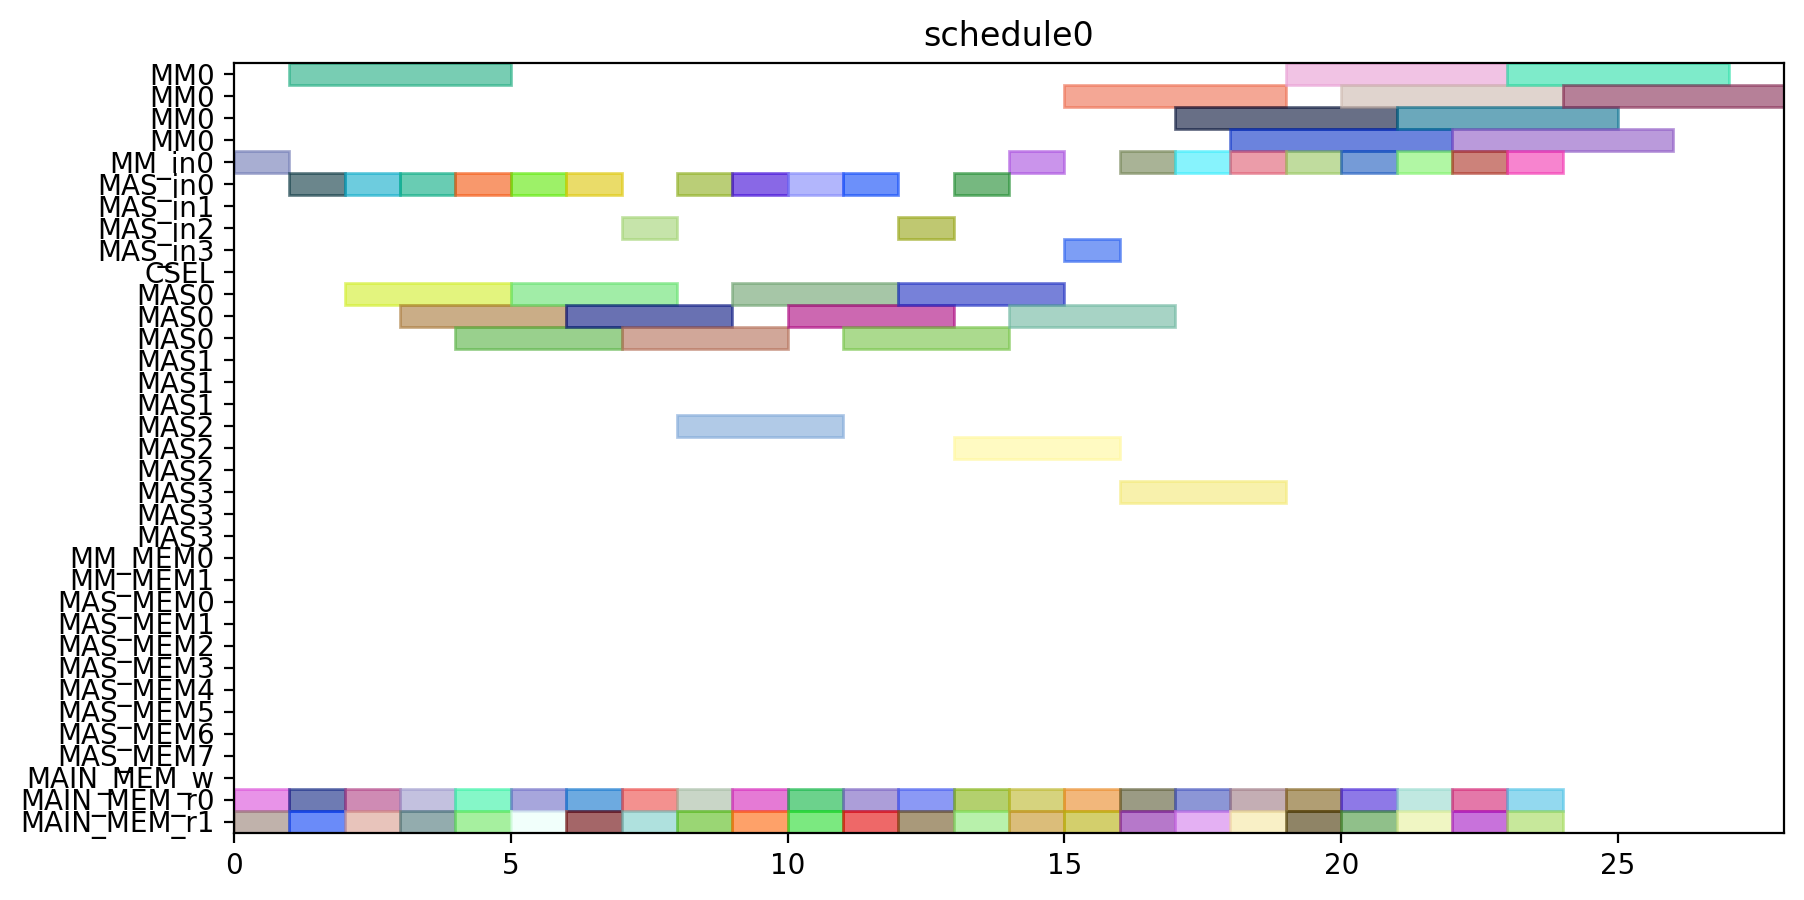

Recreate this plot in Python.
from pyschedule import Scenario, solvers, plotters, alt


def solve():
	horizon = 120
	S = Scenario("schedule0", horizon=horizon)

	# resource
	MM = S.Resources('MM', num=1, size=4)
	MM_in = S.Resources('MM_in', num=1)
	MAS_in = S.Resources('MAS_in', num=4)
	CSEL = S.Resource('CSEL')
	MAS = S.Resources('MAS', num=4, size=3, periods=range(1, horizon))
	MM_MEM = S.Resources('MM_MEM', num=2)
	MAS_MEM = S.Resources('MAS_MEM', num=8)
	MAIN_MEM_w = S.Resource('MAIN_MEM_w', size=1)
	MAIN_MEM_r = S.Resources('MAIN_MEM_r', num=2)

	# result of previous scheduling

	# new tasks
	t0_t0 = S.Task('t0_t0', length=3, delay_cost=1)
	t0_t0 += alt(MAS)
	t0_t0_in = S.Task('t0_t0_in', length=1, delay_cost=1)
	t0_t0_in += alt(MAS_in)
	S += t0_t0_in*MAS_in[0]<=t0_t0*MAS[0]

	S += t0_t0_in*MAS_in[1]<=t0_t0*MAS[1]

	S += t0_t0_in*MAS_in[2]<=t0_t0*MAS[2]

	S += t0_t0_in*MAS_in[3]<=t0_t0*MAS[3]

	t0_t0_mem0 = S.Task('t0_t0_mem0', length=1, delay_cost=1)
	t0_t0_mem0 += MAIN_MEM_r[0]
	S += t0_t0_mem0 <= t0_t0

	t0_t0_mem1 = S.Task('t0_t0_mem1', length=1, delay_cost=1)
	t0_t0_mem1 += MAIN_MEM_r[1]
	S += t0_t0_mem1 <= t0_t0

	t0_t1 = S.Task('t0_t1', length=3, delay_cost=1)
	t0_t1 += alt(MAS)
	t0_t1_in = S.Task('t0_t1_in', length=1, delay_cost=1)
	t0_t1_in += alt(MAS_in)
	S += t0_t1_in*MAS_in[0]<=t0_t1*MAS[0]

	S += t0_t1_in*MAS_in[1]<=t0_t1*MAS[1]

	S += t0_t1_in*MAS_in[2]<=t0_t1*MAS[2]

	S += t0_t1_in*MAS_in[3]<=t0_t1*MAS[3]

	t0_t1_mem0 = S.Task('t0_t1_mem0', length=1, delay_cost=1)
	t0_t1_mem0 += MAIN_MEM_r[0]
	S += t0_t1_mem0 <= t0_t1

	t0_t1_mem1 = S.Task('t0_t1_mem1', length=1, delay_cost=1)
	t0_t1_mem1 += MAIN_MEM_r[1]
	S += t0_t1_mem1 <= t0_t1

	t0_t3 = S.Task('t0_t3', length=4, delay_cost=1)
	t0_t3 += alt(MM)
	t0_t3_in = S.Task('t0_t3_in', length=1, delay_cost=1)
	t0_t3_in += alt(MM_in)
	S += t0_t3_in*MM_in[0]<=t0_t3*MM[0]
	t0_t3_mem0 = S.Task('t0_t3_mem0', length=1, delay_cost=1)
	t0_t3_mem0 += MAIN_MEM_r[0]
	S += t0_t3_mem0 <= t0_t3

	t0_t3_mem1 = S.Task('t0_t3_mem1', length=1, delay_cost=1)
	t0_t3_mem1 += MAIN_MEM_r[1]
	S += t0_t3_mem1 <= t0_t3

	t10 = S.Task('t10', length=3, delay_cost=1)
	t10 += alt(MAS)
	t10_in = S.Task('t10_in', length=1, delay_cost=1)
	t10_in += alt(MAS_in)
	S += t10_in*MAS_in[0]<=t10*MAS[0]

	S += t10_in*MAS_in[1]<=t10*MAS[1]

	S += t10_in*MAS_in[2]<=t10*MAS[2]

	S += t10_in*MAS_in[3]<=t10*MAS[3]

	t10_mem0 = S.Task('t10_mem0', length=1, delay_cost=1)
	t10_mem0 += MAIN_MEM_r[0]
	S += t10_mem0 <= t10

	t10_mem1 = S.Task('t10_mem1', length=1, delay_cost=1)
	t10_mem1 += MAIN_MEM_r[1]
	S += t10_mem1 <= t10

	t11 = S.Task('t11', length=3, delay_cost=1)
	t11 += alt(MAS)
	t11_in = S.Task('t11_in', length=1, delay_cost=1)
	t11_in += alt(MAS_in)
	S += t11_in*MAS_in[0]<=t11*MAS[0]

	S += t11_in*MAS_in[1]<=t11*MAS[1]

	S += t11_in*MAS_in[2]<=t11*MAS[2]

	S += t11_in*MAS_in[3]<=t11*MAS[3]

	t11_mem0 = S.Task('t11_mem0', length=1, delay_cost=1)
	t11_mem0 += MAIN_MEM_r[0]
	S += t11_mem0 <= t11

	t11_mem1 = S.Task('t11_mem1', length=1, delay_cost=1)
	t11_mem1 += MAIN_MEM_r[1]
	S += t11_mem1 <= t11

	t3_t0 = S.Task('t3_t0', length=4, delay_cost=1)
	t3_t0 += alt(MM)
	t3_t0_in = S.Task('t3_t0_in', length=1, delay_cost=1)
	t3_t0_in += alt(MM_in)
	S += t3_t0_in*MM_in[0]<=t3_t0*MM[0]
	t3_t0_mem0 = S.Task('t3_t0_mem0', length=1, delay_cost=1)
	t3_t0_mem0 += MAIN_MEM_r[0]
	S += t3_t0_mem0 <= t3_t0

	t3_t0_mem1 = S.Task('t3_t0_mem1', length=1, delay_cost=1)
	t3_t0_mem1 += MAIN_MEM_r[1]
	S += t3_t0_mem1 <= t3_t0

	t3_t1 = S.Task('t3_t1', length=4, delay_cost=1)
	t3_t1 += alt(MM)
	t3_t1_in = S.Task('t3_t1_in', length=1, delay_cost=1)
	t3_t1_in += alt(MM_in)
	S += t3_t1_in*MM_in[0]<=t3_t1*MM[0]
	t3_t1_mem0 = S.Task('t3_t1_mem0', length=1, delay_cost=1)
	t3_t1_mem0 += MAIN_MEM_r[0]
	S += t3_t1_mem0 <= t3_t1

	t3_t1_mem1 = S.Task('t3_t1_mem1', length=1, delay_cost=1)
	t3_t1_mem1 += MAIN_MEM_r[1]
	S += t3_t1_mem1 <= t3_t1

	t3_t2 = S.Task('t3_t2', length=3, delay_cost=1)
	t3_t2 += alt(MAS)
	t3_t2_in = S.Task('t3_t2_in', length=1, delay_cost=1)
	t3_t2_in += alt(MAS_in)
	S += t3_t2_in*MAS_in[0]<=t3_t2*MAS[0]

	S += t3_t2_in*MAS_in[1]<=t3_t2*MAS[1]

	S += t3_t2_in*MAS_in[2]<=t3_t2*MAS[2]

	S += t3_t2_in*MAS_in[3]<=t3_t2*MAS[3]

	t3_t2_mem0 = S.Task('t3_t2_mem0', length=1, delay_cost=1)
	t3_t2_mem0 += MAIN_MEM_r[0]
	S += t3_t2_mem0 <= t3_t2

	t3_t2_mem1 = S.Task('t3_t2_mem1', length=1, delay_cost=1)
	t3_t2_mem1 += MAIN_MEM_r[1]
	S += t3_t2_mem1 <= t3_t2

	t3_t3 = S.Task('t3_t3', length=3, delay_cost=1)
	t3_t3 += alt(MAS)
	t3_t3_in = S.Task('t3_t3_in', length=1, delay_cost=1)
	t3_t3_in += alt(MAS_in)
	S += t3_t3_in*MAS_in[0]<=t3_t3*MAS[0]

	S += t3_t3_in*MAS_in[1]<=t3_t3*MAS[1]

	S += t3_t3_in*MAS_in[2]<=t3_t3*MAS[2]

	S += t3_t3_in*MAS_in[3]<=t3_t3*MAS[3]

	t3_t3_mem0 = S.Task('t3_t3_mem0', length=1, delay_cost=1)
	t3_t3_mem0 += MAIN_MEM_r[0]
	S += t3_t3_mem0 <= t3_t3

	t3_t3_mem1 = S.Task('t3_t3_mem1', length=1, delay_cost=1)
	t3_t3_mem1 += MAIN_MEM_r[1]
	S += t3_t3_mem1 <= t3_t3

	t4_t0 = S.Task('t4_t0', length=3, delay_cost=1)
	t4_t0 += alt(MAS)
	t4_t0_in = S.Task('t4_t0_in', length=1, delay_cost=1)
	t4_t0_in += alt(MAS_in)
	S += t4_t0_in*MAS_in[0]<=t4_t0*MAS[0]

	S += t4_t0_in*MAS_in[1]<=t4_t0*MAS[1]

	S += t4_t0_in*MAS_in[2]<=t4_t0*MAS[2]

	S += t4_t0_in*MAS_in[3]<=t4_t0*MAS[3]

	t4_t0_mem0 = S.Task('t4_t0_mem0', length=1, delay_cost=1)
	t4_t0_mem0 += MAIN_MEM_r[0]
	S += t4_t0_mem0 <= t4_t0

	t4_t0_mem1 = S.Task('t4_t0_mem1', length=1, delay_cost=1)
	t4_t0_mem1 += MAIN_MEM_r[1]
	S += t4_t0_mem1 <= t4_t0

	t4_t1 = S.Task('t4_t1', length=3, delay_cost=1)
	t4_t1 += alt(MAS)
	t4_t1_in = S.Task('t4_t1_in', length=1, delay_cost=1)
	t4_t1_in += alt(MAS_in)
	S += t4_t1_in*MAS_in[0]<=t4_t1*MAS[0]

	S += t4_t1_in*MAS_in[1]<=t4_t1*MAS[1]

	S += t4_t1_in*MAS_in[2]<=t4_t1*MAS[2]

	S += t4_t1_in*MAS_in[3]<=t4_t1*MAS[3]

	t4_t1_mem0 = S.Task('t4_t1_mem0', length=1, delay_cost=1)
	t4_t1_mem0 += MAIN_MEM_r[0]
	S += t4_t1_mem0 <= t4_t1

	t4_t1_mem1 = S.Task('t4_t1_mem1', length=1, delay_cost=1)
	t4_t1_mem1 += MAIN_MEM_r[1]
	S += t4_t1_mem1 <= t4_t1

	t4_t3 = S.Task('t4_t3', length=4, delay_cost=1)
	t4_t3 += alt(MM)
	t4_t3_in = S.Task('t4_t3_in', length=1, delay_cost=1)
	t4_t3_in += alt(MM_in)
	S += t4_t3_in*MM_in[0]<=t4_t3*MM[0]
	t4_t3_mem0 = S.Task('t4_t3_mem0', length=1, delay_cost=1)
	t4_t3_mem0 += MAIN_MEM_r[0]
	S += t4_t3_mem0 <= t4_t3

	t4_t3_mem1 = S.Task('t4_t3_mem1', length=1, delay_cost=1)
	t4_t3_mem1 += MAIN_MEM_r[1]
	S += t4_t3_mem1 <= t4_t3

	t5_t0 = S.Task('t5_t0', length=4, delay_cost=1)
	t5_t0 += alt(MM)
	t5_t0_in = S.Task('t5_t0_in', length=1, delay_cost=1)
	t5_t0_in += alt(MM_in)
	S += t5_t0_in*MM_in[0]<=t5_t0*MM[0]
	t5_t0_mem0 = S.Task('t5_t0_mem0', length=1, delay_cost=1)
	t5_t0_mem0 += MAIN_MEM_r[0]
	S += t5_t0_mem0 <= t5_t0

	t5_t0_mem1 = S.Task('t5_t0_mem1', length=1, delay_cost=1)
	t5_t0_mem1 += MAIN_MEM_r[1]
	S += t5_t0_mem1 <= t5_t0

	t5_t1 = S.Task('t5_t1', length=4, delay_cost=1)
	t5_t1 += alt(MM)
	t5_t1_in = S.Task('t5_t1_in', length=1, delay_cost=1)
	t5_t1_in += alt(MM_in)
	S += t5_t1_in*MM_in[0]<=t5_t1*MM[0]
	t5_t1_mem0 = S.Task('t5_t1_mem0', length=1, delay_cost=1)
	t5_t1_mem0 += MAIN_MEM_r[0]
	S += t5_t1_mem0 <= t5_t1

	t5_t1_mem1 = S.Task('t5_t1_mem1', length=1, delay_cost=1)
	t5_t1_mem1 += MAIN_MEM_r[1]
	S += t5_t1_mem1 <= t5_t1

	t5_t2 = S.Task('t5_t2', length=3, delay_cost=1)
	t5_t2 += alt(MAS)
	t5_t2_in = S.Task('t5_t2_in', length=1, delay_cost=1)
	t5_t2_in += alt(MAS_in)
	S += t5_t2_in*MAS_in[0]<=t5_t2*MAS[0]

	S += t5_t2_in*MAS_in[1]<=t5_t2*MAS[1]

	S += t5_t2_in*MAS_in[2]<=t5_t2*MAS[2]

	S += t5_t2_in*MAS_in[3]<=t5_t2*MAS[3]

	t5_t2_mem0 = S.Task('t5_t2_mem0', length=1, delay_cost=1)
	t5_t2_mem0 += MAIN_MEM_r[0]
	S += t5_t2_mem0 <= t5_t2

	t5_t2_mem1 = S.Task('t5_t2_mem1', length=1, delay_cost=1)
	t5_t2_mem1 += MAIN_MEM_r[1]
	S += t5_t2_mem1 <= t5_t2

	t5_t3 = S.Task('t5_t3', length=3, delay_cost=1)
	t5_t3 += alt(MAS)
	t5_t3_in = S.Task('t5_t3_in', length=1, delay_cost=1)
	t5_t3_in += alt(MAS_in)
	S += t5_t3_in*MAS_in[0]<=t5_t3*MAS[0]

	S += t5_t3_in*MAS_in[1]<=t5_t3*MAS[1]

	S += t5_t3_in*MAS_in[2]<=t5_t3*MAS[2]

	S += t5_t3_in*MAS_in[3]<=t5_t3*MAS[3]

	t5_t3_mem0 = S.Task('t5_t3_mem0', length=1, delay_cost=1)
	t5_t3_mem0 += MAIN_MEM_r[0]
	S += t5_t3_mem0 <= t5_t3

	t5_t3_mem1 = S.Task('t5_t3_mem1', length=1, delay_cost=1)
	t5_t3_mem1 += MAIN_MEM_r[1]
	S += t5_t3_mem1 <= t5_t3

	t6_t0 = S.Task('t6_t0', length=4, delay_cost=1)
	t6_t0 += alt(MM)
	t6_t0_in = S.Task('t6_t0_in', length=1, delay_cost=1)
	t6_t0_in += alt(MM_in)
	S += t6_t0_in*MM_in[0]<=t6_t0*MM[0]
	t6_t0_mem0 = S.Task('t6_t0_mem0', length=1, delay_cost=1)
	t6_t0_mem0 += MAIN_MEM_r[0]
	S += t6_t0_mem0 <= t6_t0

	t6_t0_mem1 = S.Task('t6_t0_mem1', length=1, delay_cost=1)
	t6_t0_mem1 += MAIN_MEM_r[1]
	S += t6_t0_mem1 <= t6_t0

	t6_t1 = S.Task('t6_t1', length=4, delay_cost=1)
	t6_t1 += alt(MM)
	t6_t1_in = S.Task('t6_t1_in', length=1, delay_cost=1)
	t6_t1_in += alt(MM_in)
	S += t6_t1_in*MM_in[0]<=t6_t1*MM[0]
	t6_t1_mem0 = S.Task('t6_t1_mem0', length=1, delay_cost=1)
	t6_t1_mem0 += MAIN_MEM_r[0]
	S += t6_t1_mem0 <= t6_t1

	t6_t1_mem1 = S.Task('t6_t1_mem1', length=1, delay_cost=1)
	t6_t1_mem1 += MAIN_MEM_r[1]
	S += t6_t1_mem1 <= t6_t1

	t6_t2 = S.Task('t6_t2', length=3, delay_cost=1)
	t6_t2 += alt(MAS)
	t6_t2_in = S.Task('t6_t2_in', length=1, delay_cost=1)
	t6_t2_in += alt(MAS_in)
	S += t6_t2_in*MAS_in[0]<=t6_t2*MAS[0]

	S += t6_t2_in*MAS_in[1]<=t6_t2*MAS[1]

	S += t6_t2_in*MAS_in[2]<=t6_t2*MAS[2]

	S += t6_t2_in*MAS_in[3]<=t6_t2*MAS[3]

	t6_t2_mem0 = S.Task('t6_t2_mem0', length=1, delay_cost=1)
	t6_t2_mem0 += MAIN_MEM_r[0]
	S += t6_t2_mem0 <= t6_t2

	t6_t2_mem1 = S.Task('t6_t2_mem1', length=1, delay_cost=1)
	t6_t2_mem1 += MAIN_MEM_r[1]
	S += t6_t2_mem1 <= t6_t2

	t6_t3 = S.Task('t6_t3', length=3, delay_cost=1)
	t6_t3 += alt(MAS)
	t6_t3_in = S.Task('t6_t3_in', length=1, delay_cost=1)
	t6_t3_in += alt(MAS_in)
	S += t6_t3_in*MAS_in[0]<=t6_t3*MAS[0]

	S += t6_t3_in*MAS_in[1]<=t6_t3*MAS[1]

	S += t6_t3_in*MAS_in[2]<=t6_t3*MAS[2]

	S += t6_t3_in*MAS_in[3]<=t6_t3*MAS[3]

	t6_t3_mem0 = S.Task('t6_t3_mem0', length=1, delay_cost=1)
	t6_t3_mem0 += MAIN_MEM_r[0]
	S += t6_t3_mem0 <= t6_t3

	t6_t3_mem1 = S.Task('t6_t3_mem1', length=1, delay_cost=1)
	t6_t3_mem1 += MAIN_MEM_r[1]
	S += t6_t3_mem1 <= t6_t3

	t7_t0 = S.Task('t7_t0', length=4, delay_cost=1)
	t7_t0 += alt(MM)
	t7_t0_in = S.Task('t7_t0_in', length=1, delay_cost=1)
	t7_t0_in += alt(MM_in)
	S += t7_t0_in*MM_in[0]<=t7_t0*MM[0]
	t7_t0_mem0 = S.Task('t7_t0_mem0', length=1, delay_cost=1)
	t7_t0_mem0 += MAIN_MEM_r[0]
	S += t7_t0_mem0 <= t7_t0

	t7_t0_mem1 = S.Task('t7_t0_mem1', length=1, delay_cost=1)
	t7_t0_mem1 += MAIN_MEM_r[1]
	S += t7_t0_mem1 <= t7_t0

	t7_t1 = S.Task('t7_t1', length=4, delay_cost=1)
	t7_t1 += alt(MM)
	t7_t1_in = S.Task('t7_t1_in', length=1, delay_cost=1)
	t7_t1_in += alt(MM_in)
	S += t7_t1_in*MM_in[0]<=t7_t1*MM[0]
	t7_t1_mem0 = S.Task('t7_t1_mem0', length=1, delay_cost=1)
	t7_t1_mem0 += MAIN_MEM_r[0]
	S += t7_t1_mem0 <= t7_t1

	t7_t1_mem1 = S.Task('t7_t1_mem1', length=1, delay_cost=1)
	t7_t1_mem1 += MAIN_MEM_r[1]
	S += t7_t1_mem1 <= t7_t1

	t7_t2 = S.Task('t7_t2', length=3, delay_cost=1)
	t7_t2 += alt(MAS)
	t7_t2_in = S.Task('t7_t2_in', length=1, delay_cost=1)
	t7_t2_in += alt(MAS_in)
	S += t7_t2_in*MAS_in[0]<=t7_t2*MAS[0]

	S += t7_t2_in*MAS_in[1]<=t7_t2*MAS[1]

	S += t7_t2_in*MAS_in[2]<=t7_t2*MAS[2]

	S += t7_t2_in*MAS_in[3]<=t7_t2*MAS[3]

	t7_t2_mem0 = S.Task('t7_t2_mem0', length=1, delay_cost=1)
	t7_t2_mem0 += MAIN_MEM_r[0]
	S += t7_t2_mem0 <= t7_t2

	t7_t2_mem1 = S.Task('t7_t2_mem1', length=1, delay_cost=1)
	t7_t2_mem1 += MAIN_MEM_r[1]
	S += t7_t2_mem1 <= t7_t2

	t7_t3 = S.Task('t7_t3', length=3, delay_cost=1)
	t7_t3 += alt(MAS)
	t7_t3_in = S.Task('t7_t3_in', length=1, delay_cost=1)
	t7_t3_in += alt(MAS_in)
	S += t7_t3_in*MAS_in[0]<=t7_t3*MAS[0]

	S += t7_t3_in*MAS_in[1]<=t7_t3*MAS[1]

	S += t7_t3_in*MAS_in[2]<=t7_t3*MAS[2]

	S += t7_t3_in*MAS_in[3]<=t7_t3*MAS[3]

	t7_t3_mem0 = S.Task('t7_t3_mem0', length=1, delay_cost=1)
	t7_t3_mem0 += MAIN_MEM_r[0]
	S += t7_t3_mem0 <= t7_t3

	t7_t3_mem1 = S.Task('t7_t3_mem1', length=1, delay_cost=1)
	t7_t3_mem1 += MAIN_MEM_r[1]
	S += t7_t3_mem1 <= t7_t3

	solvers.mip.solve(S,msg=1,kind='CPLEX',ratio_gap=1.01)

	solution = [['hoge']*len(S.solution()[1]) for i in range(len(S.solution()))]
	for i in range(len(S.solution())):
		for j in range(len(S.solution()[i])):
			solution[i][j]=str(S.solution()[i][j])
	print(solution)

	cycles = int(solution[-1][3])

	pic_file_name = "/home/mfukuda/ABE/multiRAM_multiMAS_16mux/scheduling_result/stage4MM1_stage3MAS4/SQR012345/schedule0.png"
	if(S.solution() != []):
		plotters.matplotlib.plot(S,img_filename=pic_file_name, show_task_labels=False, fig_size=(cycles*0.25+3, 5))

	return solution
